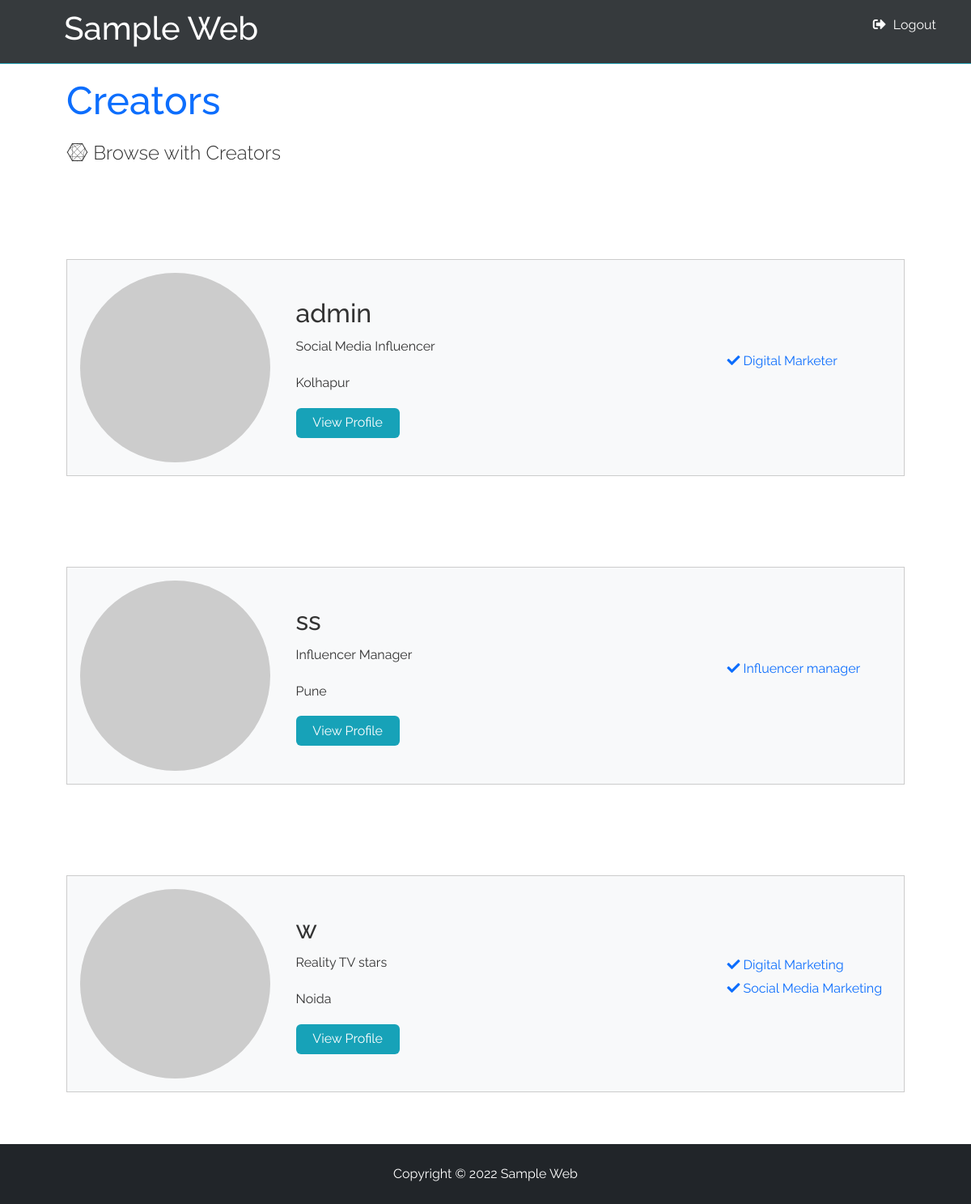
The page /brand/view_profiles.php (signed in) on the database its author committed.
### tables this page shows
CREATE TABLE `profile` (
  `id` int(30) NOT NULL,
  `username` varchar(50) NOT NULL,
  `status` varchar(50) NOT NULL,
  `location` varchar(50) NOT NULL,
  `skills` varchar(100) NOT NULL,
  `bio` varchar(100) NOT NULL,
  `github_username` varchar(50) NOT NULL
);

### brand/view_profiles.php (the view, shortened to what this page needs)
<!DOCTYPE html>
<html lang="en">
  <head>
    <link rel="stylesheet" href="path/to/font-awesome/css/font-awesome.min.css">
    <link
      rel="stylesheet"
      href="https://use.fontawesome.com/releases/v5.8.1/css/all.css"
    />
    <link href="https://cdn.jsdelivr.net/npm/bootstrap@5.2.0-beta1/dist/css/bootstrap.min.css" rel="stylesheet">
    <link rel="stylesheet" href="../css/style1.css" />
  </head>
  <body>
    <nav class="navbar bg-dark">
      <h1>
        <a href="../index.php" style="margin-left: 40px;"> Sample Web</a>
      </h1>
      <ul>
      <?php
            if (!isset($_SESSION['creator_username'])&& !isset($_SESSION['brand_username']))
            {
            ?>
        <li><a href="creator_login.php">Creator Login</a></li>
        <li><a href="brand/brand_login.php">Brand Login</a></li>
        <?php
            }
            elseif(isset($_SESSION['creator_username']) || isset($_SESSION['brand_username']))
            {
              ?>
            <li><a href="logout.php"><i class="fas fa-sign-out-alt" style="margin-right:5px;"></i>  Logout </a></li>
              <?php
            }
            ?>
      </ul>
    </nav>
    <?php
 if(isset($_SESSION['brand_id']))
 {
include '../config.php';
$sql="SELECT * FROM profile";
$result=mysqli_query($conn,$sql) or die("Query Failed");
?>
<section class="container">
<h1 class="large text-primary">Creators</h1>
      <p class="lead">
        <i class="fab fa-connectdevelop"></i> Browse with Creators
      </p>
        </section>
      <?php
if(mysqli_num_rows($result)>0)
{
        while ($row=mysqli_fetch_assoc($result))
        {
          $id=$row["id"];
          $username=$row["username"];
          $status=$row["status"];
          $location=$row["location"];
          $skills=$row["skills"];
    ?>
<section class="container">
      <div class="profiles">
        <div class="profile bg-light">
          <img
            class="round-img"
            src="http://www.gravatar.com/avatar/05434e5d678bc30625550497804f6d0e?s=200&r=pg&d=mm"
            alt=""
          />
          <div>
            <h2><?php echo $username?></h2>
            <p><?php echo $status?></p>
            <p><?php echo $location?></p>
            <a href="full_profile.php?id=<?php echo $id;?>" class="btn btn-primary">View Profile</a>
          </div>
          <ul>
          <?php
          $str_arr = explode (",", $skills);
        for ($i=0; $i<sizeof($str_arr);$i++)
        {?>
            <li class="text-primary">
              <i class="fas fa-check"></i>  <?php echo $str_arr[$i];?>
            </li>
            <?php
        }
            ?>
          </ul>
        </div>
    </section>
    <?php
        }}
    include '../footer.php';
  }
  else
  {
    header("Location:http://localhost/sample/index.php");
  }
    ?>

### footer.php
<div>
  <footer class="bg-dark text-white p-4 text-center" style="margin-top:auto;bottom:0%;">
 Copyright &copy; 2022 Sample Web
  </footer>
  </div>

### css/style1.css (style rules this page uses)
:root { --primary-color: #17a2b8; --dark-color: #343a40; --light-color: #f4f4f4; --danger-color: #dc3545; --success-color: #28a745; }
* { box-sizing: border-box; margin: 0; padding: 0; }
body { font-family: 'Raleway', sans-serif; font-size: 1rem; line-height: 1.6; background-color: #fff; color: #333; }
a { color: var(--primary-color); text-decoration: none; }
ul { list-style: none; }
img { width: 100%; }
.container { max-width: 1100px; margin: auto; overflow: hidden; padding: 0 2rem; margin-top: 6rem; margin-bottom: 3rem; }
.large { font-size: 3rem; line-height: 1.2; margin-bottom: 1rem; }
.lead { font-size: 1.5rem; margin-bottom: 1rem; }
.text-center { text-align: center; }
.text-primary { color: var(--primary-color); }
.btn { display: inline-block; background: var(--light-color); color: #333; padding: 0.4rem 1.3rem; font-size: 1rem; border: none; cursor: pointer; margin-right: 0.5rem; transition: opacity 0.2s ease-in; outline: none; }
.btn-primary, .bg-primary, .badge-primary, .alert-primary { background: var(--primary-color); color: #fff; }
.btn-light, .bg-light, .badge-light, .alert-light { background: var(--light-color); color: #333; }
.btn-dark, .bg-dark, .badge-dark, .alert-dark { background: var(--dark-color); color: #fff; }
.bg-light, .badge-light { border: #ccc solid 1px; }
.round-img { border-radius: 50%; }
.navbar { display: flex; justify-content: space-between; align-items: center; padding: 0.7rem 2rem; position: fixed; z-index: 1; width: 100%; top: 0; border-bottom: solid 1px var(--primary-color); opacity: 0.9; }
.navbar ul { display: flex; }
.navbar a { color: #fff; padding: 0.45rem; margin: 0 0.25rem; }
.profile { display: grid; grid-template-columns: 2fr 4fr 2fr; align-items: center; grid-gap: 2rem; padding: 1rem; line-height: 1.8; margin-bottom: 1rem; }

### rows shown on the page
profile: username "admin", status "Social Media Influencer", location "Kolhapur", skills "Digital Marketer"
profile: username "ss", status "Influencer Manager", location "Pune", skills "Influencer manager"
profile: username "w", status "Reality TV stars", location "Noida", skills "Digital Marketing", skills "Social Media Marketing"
